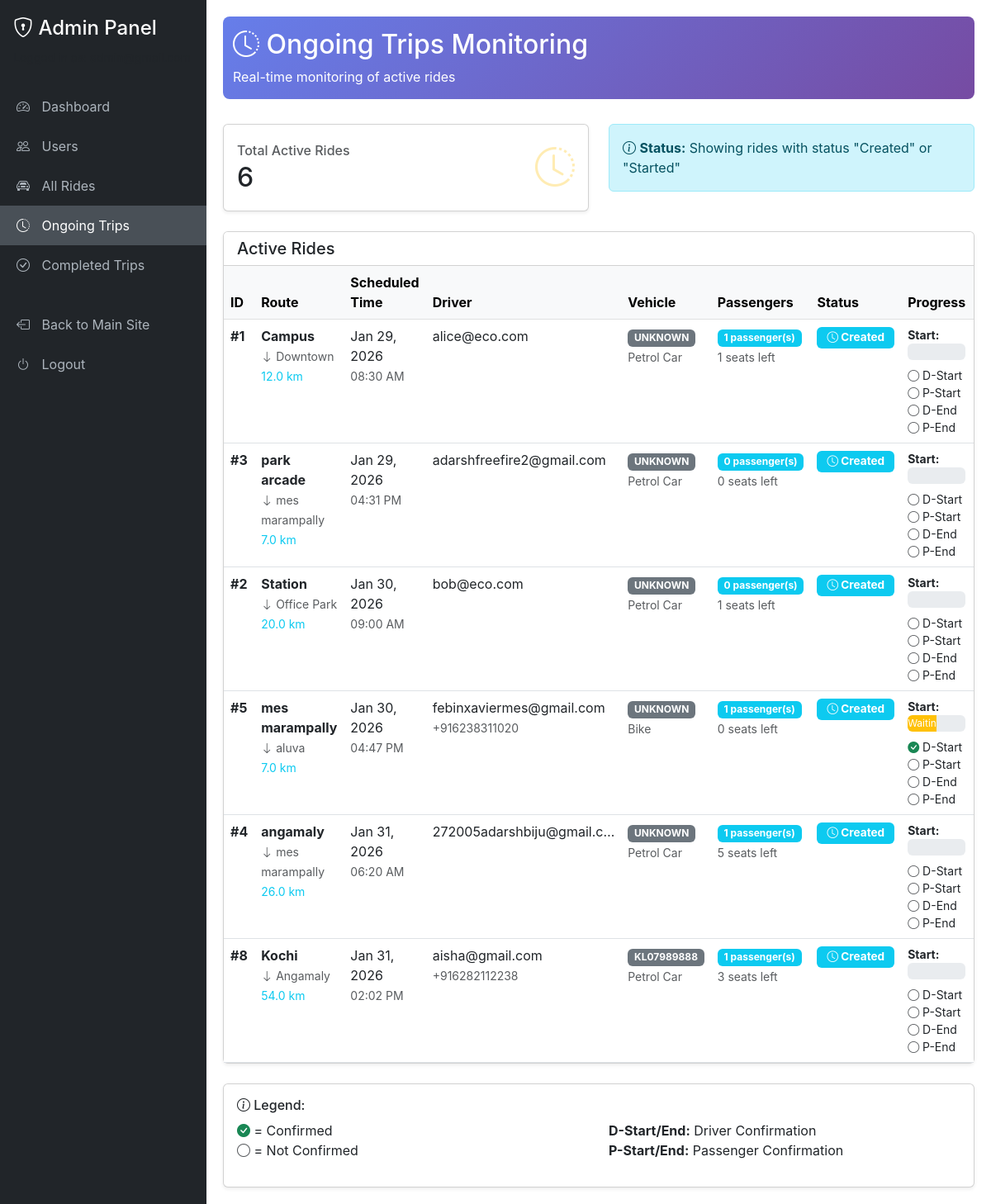
The app's page /custom-admin/trips/ongoing/ (signed in) with its own data.
### rides/models.py (models this page shows, shortened)
class Ride(models.Model):
    VEHICLE_CHOICES = [
        ('car_petrol', 'Petrol Car'),
        ('bike', 'Bike'),
    ]
    STATUS_CHOICES = [
        ('created', 'Created'),
        ('started', 'Started'),
        ('completed', 'Completed'),
    ]
    from_location = models.CharField(max_length=120)
    to_location = models.CharField(max_length=120)
    ride_date = models.DateField()
    ride_time = models.TimeField()
    vehicle_type = models.CharField(max_length=20, choices=VEHICLE_CHOICES, default='car_petrol')
    vehicle_number = models.CharField(max_length=15, default='UNKNOWN', help_text='Vehicle registration number (e.g., KL07AB1234)')
    distance_km = models.FloatField()
    total_seats = models.IntegerField()
    seats_available = models.IntegerField()
    creator = models.ForeignKey(User, on_delete=models.CASCADE, related_name='rides_created')
    created_at = models.DateTimeField(auto_now_add=True)
    driver_started = models.BooleanField(default=False)
    passenger_started = models.BooleanField(default=False)
    driver_ended = models.BooleanField(default=False)
    passenger_ended = models.BooleanField(default=False)
    ride_status = models.CharField(
        max_length=20,
        choices=STATUS_CHOICES,
        default='created'
    )
    class Meta:
        ordering = ['ride_date', 'ride_time']

class UserProfile(models.Model):
    user = models.OneToOneField(User, on_delete=models.CASCADE, related_name='profile')
    phone_number = models.CharField(
        max_length=12,
        help_text="Phone number must start with 91 and be exactly 12 digits (e.g., 919876543210)"
    )
    id_proof_number = models.CharField(
        max_length=50,
        blank=True,
        help_text="DEPRECATED - Use aadhaar fields instead"
    )
    aadhaar_verified = models.BooleanField(
        default=False,
        help_text="Whether Aadhaar has been verified via OTP"
    )
    aadhaar_last_4_digits = models.CharField(
        max_length=4,
        blank=True,
        null=True,
        help_text="Last 4 digits of Aadhaar (for display only, e.g., XXXX-XXXX-1234)"
    )
    aadhaar_consent_given = models.BooleanField(
        default=False,
        help_text="User gave explicit consent to verify Aadhaar"
    )
    aadhaar_consent_timestamp = models.DateTimeField(
        null=True,
        blank=True,
        help_text="When user gave consent for Aadhaar verification"
    )
    aadhaar_verified_at = models.DateTimeField(
        null=True,
        blank=True,
        help_text="When Aadhaar was successfully verified"
    )
    created_at = models.DateTimeField(auto_now_add=True)

### rides/views.py (the view)
# urls.py: path('custom-admin/trips/ongoing/', views.admin_trips_ongoing, name='admin_trips_ongoing'),
@staff_member_required
def admin_trips_ongoing(request):
    ongoing_rides = Ride.objects.filter(
        ride_status__in=['created', 'started']
    ).select_related('creator').prefetch_related('passengers').order_by('ride_date', 'ride_time')
    context = {
        'rides': ongoing_rides,
    }
    return render(request, 'rides/admin/trips_ongoing.html', context)

### rides/templates/rides/admin/trips_ongoing.html (shortened to what this page needs)
{% extends 'rides/admin/base.html' %}
{% block content %}
<div class="admin-header">
    <div class="container-fluid">
        <h2><i class="bi bi-clock-history"></i> Ongoing Trips Monitoring</h2>
        <p class="mb-0">Real-time monitoring of active rides</p>
    </div>
</div>
<div class="row mb-4">
    <div class="col-md-6">
        <div class="card shadow-sm">
            <div class="card-body">
                <div class="d-flex justify-content-between align-items-center">
                    <div>
                        <h6 class="text-muted mb-1">Total Active Rides</h6>
                        <h2 class="mb-0">{{ rides.count }}</h2>
                    </div>
                    <div class="text-warning">
                        <i class="bi bi-clock-history" style="font-size: 3rem; opacity: 0.3;"></i>
                    </div>
                </div>
            </div>
        </div>
    </div>
    <div class="col-md-6">
        <div class="alert alert-info mb-0">
            <i class="bi bi-info-circle"></i>
            <strong>Status:</strong> Showing rides with status "Created" or "Started"
        </div>
    </div>
</div>
<div class="card shadow-sm">
    <div class="card-header bg-white">
        <h5 class="mb-0">Active Rides</h5>
    </div>
    <div class="card-body p-0">
        {% if rides %}
            <div class="table-responsive">
                <table class="table table-hover mb-0">
                    <thead class="table-light">
                        <tr>
                            <th>ID</th>
                            <th>Route</th>
                            <th>Scheduled Time</th>
                            <th>Driver</th>
                            <th>Vehicle</th>
                            <th>Passengers</th>
                            <th>Status</th>
                            <th>Progress</th>
                        </tr>
                    </thead>
                    <tbody>
                        {% for ride in rides %}
                        <tr>
                            <td><strong>#{{ ride.id }}</strong></td>
                            <td>
                                <strong>{{ ride.from_location }}</strong>
                                <br>
                                <small class="text-muted">
                                    <i class="bi bi-arrow-down"></i> {{ ride.to_location }}
                                </small>
                                <br>
                                <small class="text-info">{{ ride.distance_km }} km</small>
                            </td>
                            <td>
                                {{ ride.ride_date|date:"M d, Y" }}
                                <br>
                                <small class="text-muted">{{ ride.ride_time|time:"h:i A" }}</small>
                            </td>
                            <td>
                                {{ ride.creator.email|truncatechars:25 }}
                                {% if ride.creator.profile.phone_number %}
                                    <br><small class="text-muted">+{{ ride.creator.profile.phone_number }}</small>
                                {% endif %}
                            </td>
                            <td>
                                <span class="badge bg-secondary">{{ ride.vehicle_number }}</span>
                                <br>
                                <small class="text-muted">{{ ride.get_vehicle_type_display }}</small>
                            </td>
                            <td>
                                <span class="badge bg-info">
                                    {{ ride.passengers.count }} passenger(s)
                                </span>
                                <br>
                                <small class="text-muted">{{ ride.seats_available }} seats left</small>
                            </td>
                            <td>
                                {% if ride.ride_status == 'created' %}
                                    <span class="badge bg-info badge-status">
                                        <i class="bi bi-clock"></i> Created
                                    </span>
                                {% elif ride.ride_status == 'started' %}
                                    <span class="badge bg-warning badge-status">
                                        <i class="bi bi-play-circle"></i> In Progress
                                    </span>
                                {% endif %}
                            </td>
                            <td>
                                <small>
                                    {% if ride.ride_status == 'created' %}
                                        <div class="mb-2">
                                            <strong>Start:</strong>
                                            <div class="progress" style="height: 20px;">
                                                {% if ride.driver_started and ride.passenger_started %}
                                                    <div class="progress-bar bg-success" role="progressbar" style="width: 100%;">
                                                        Ready to Start
                                                    </div>
                                                {% elif ride.driver_started or ride.passenger_started %}
                                                    <div class="progress-bar bg-warning" role="progressbar" style="width: 50%;">
                                                        Waiting...
                                                    </div>
                                                {% else %}
                                                    <div class="progress-bar bg-secondary" role="progressbar" style="width: 0%;">
                                                        Not Started
                                                    </div>
                                                {% endif %}
                                            </div>
                                        </div>
                                    {% endif %}
                                    <div class="mt-1">
                                        {% if ride.driver_started %}
                                            <i class="bi bi-check-circle-fill text-success"></i>
                                        {% else %}
                                            <i class="bi bi-circle text-muted"></i>
                                        {% endif %}
                                        D-Start
                                        {% if ride.passenger_started %}
                                            <i class="bi bi-check-circle-fill text-success"></i>
                                        {% else %}
                                            <i class="bi bi-circle text-muted"></i>
                                        {% endif %}
                                        P-Start
                                        <br>
                                        {% if ride.driver_ended %}
                                            <i class="bi bi-check-circle-fill text-success"></i>
                                        {% else %}
                                            <i class="bi bi-circle text-muted"></i>
                                        {% endif %}
                                        D-End
                                        {% if ride.passenger_ended %}
                                            <i class="bi bi-check-circle-fill text-success"></i>
                                        {% else %}
                                            <i class="bi bi-circle text-muted"></i>
                                        {% endif %}
                                        P-End
                                    </div>
                                </small>
                            </td>
                        </tr>
                        {% endfor %}
                    </tbody>
                </table>
            </div>
        {% else %}
            <div class="text-center py-5">
                <i class="bi bi-clock" style="font-size: 4rem; color: #ccc;"></i>
                <p class="text-muted mt-3">No ongoing trips at the moment.</p>
                <a href="{% url 'admin_rides_list' %}" class="btn btn-sm btn-outline-primary">View All Rides</a>
            </div>
        {% endif %}
    </div>
</div>
<div class="card shadow-sm mt-4">
    <div class="card-body">
        <h6><i class="bi bi-info-circle"></i> Legend:</h6>
        <div class="row">
            <div class="col-md-6">
                <ul class="list-unstyled">
                    <li><i class="bi bi-check-circle-fill text-success"></i> = Confirmed</li>
                    <li><i class="bi bi-circle text-muted"></i> = Not Confirmed</li>
                </ul>
            </div>
            <div class="col-md-6">
                <ul class="list-unstyled">
                    <li><strong>D-Start/End:</strong> Driver Confirmation</li>
                    <li><strong>P-Start/End:</strong> Passenger Confirmation</li>
                </ul>
            </div>
        </div>
    </div>
</div>
{% endblock %}

### rides/templates/rides/admin/base.html (style rules this page uses)
body { font-family: -apple-system, BlinkMacSystemFont, "Segoe UI", Roboto, "Helvetica Neue", Arial, sans-serif; }
.badge-status { padding: 6px 12px; font-size: 0.85rem; }
.admin-header { background: linear-gradient(135deg, #667eea 0%, #764ba2 100%); color: white; padding: 15px 0; margin-bottom: 30px; border-radius: 8px; }

### records on screen
Ride: id "1", from_location "Campus", to_location "Downtown", distance_km "12.0", ride_date "Jan 29, 2026", ride_time "08:30 AM", creator.email "alice@eco.com", vehicle_number "UNKNOWN", vehicle_type "Petrol Car", passengers.count "1", seats_available "1", ride_status "created" (drawn), shows "Start:", driver_started False (drawn), passenger_started False (drawn), driver_ended False (drawn), passenger_ended False (drawn)
Ride: id "3", from_location "park arcade", to_location "mes marampally", distance_km "7.0", ride_date "Jan 29, 2026", ride_time "04:31 PM", creator.email "adarshfreefire2@gmail.com", vehicle_number "UNKNOWN", vehicle_type "Petrol Car", passengers.count "0", seats_available "0", ride_status "created" (drawn), shows "Start:", driver_started False (drawn), passenger_started False (drawn), driver_ended False (drawn), passenger_ended False (drawn)
Ride: id "2", from_location "Station", to_location "Office Park", distance_km "20.0", ride_date "Jan 30, 2026", ride_time "09:00 AM", creator.email "bob@eco.com", vehicle_number "UNKNOWN", vehicle_type "Petrol Car", passengers.count "0", seats_available "1", ride_status "created" (drawn), shows "Start:", driver_started False (drawn), passenger_started False (drawn), driver_ended False (drawn), passenger_ended False (drawn)
Ride: id "5", from_location "mes marampally", to_location "aluva", distance_km "7.0", ride_date "Jan 30, 2026", ride_time "04:47 PM", creator.email "febinxaviermes@gmail.com", creator.profile.phone_number "916238311020", vehicle_number "UNKNOWN", vehicle_type "Bike", passengers.count "1", seats_available "0", ride_status "created" (drawn), shows "Start:", driver_started True (drawn), passenger_started False (drawn), driver_ended False (drawn), passenger_ended False (drawn)
Ride: id "4", from_location "angamaly", to_location "mes marampally", distance_km "26.0", ride_date "Jan 31, 2026", ride_time "06:20 AM", creator.email "272005adarshbiju@gmail.c…", vehicle_number "UNKNOWN", vehicle_type "Petrol Car", passengers.count "1", seats_available "5", ride_status "created" (drawn), shows "Start:", driver_started False (drawn), passenger_started False (drawn), driver_ended False (drawn), passenger_ended False (drawn)
Ride: id "8", from_location "Kochi", to_location "Angamaly", distance_km "54.0", ride_date "Jan 31, 2026", ride_time "02:02 PM", creator.email "aisha@gmail.com", creator.profile.phone_number "916282112238", vehicle_number "KL07989888", vehicle_type "Petrol Car", passengers.count "1", seats_available "3", ride_status "created" (drawn), shows "Start:", driver_started False (drawn), passenger_started False (drawn), driver_ended False (drawn), passenger_ended False (drawn)

### other values on screen
{{ rides.count }} "6"
